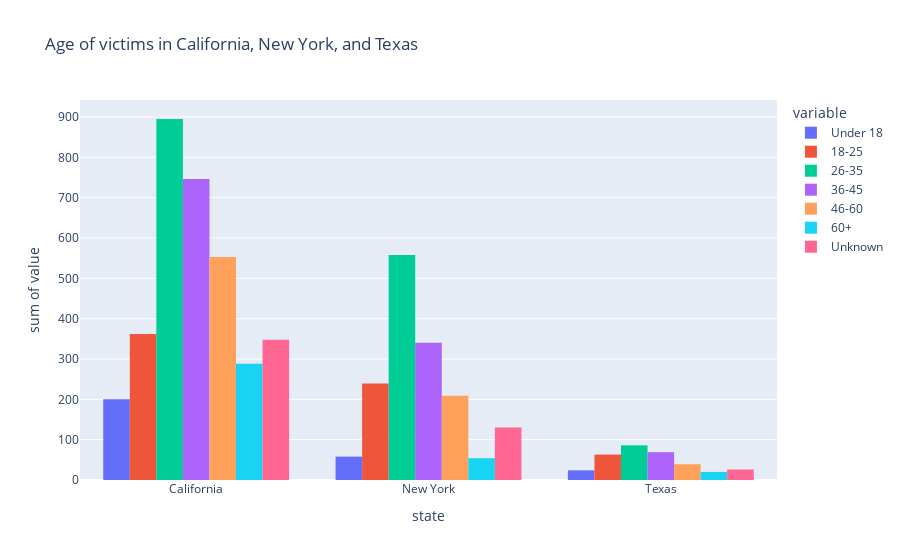

The code cell stored with this chart in its notebook:
### Code cell
_fig = px.histogram(data_age, x = 'state', y = ['Under 18', '18-25', '26-35', '36-45', '46-60', '60+', 'Unknown'], barmode = 'group', title = 'Age of victims in California, New York, and Texas')
_fig.show()

### Figure 1 — Plotly figure (JSON) as saved in the notebook; plotly's stock layout.template omitted (floating-point values rounded to 4 significant figures)
{"data": [{"alignmentgroup": "True", "bingroup": "x", "histfunc": "sum", "hovertemplate": "variable=Under 18<br>state=%{x}<br>sum of value=%{y}<extra></extra>", "legendgroup": "Under 18", "marker": {"color": "#636efa", "pattern": {"shape": ""}}, "name": "Under 18", "offsetgroup": "Under 18", "orientation": "v", "showlegend": true, "type": "histogram", "x": ["California", "New York", "Texas"], "xaxis": "x", "y": [200, 58, 24], "yaxis": "y"}, {"alignmentgroup": "True", "bingroup": "x", "histfunc": "sum", "hovertemplate": "variable=18-25<br>state=%{x}<br>sum of value=%{y}<extra></extra>", "legendgroup": "18-25", "marker": {"color": "#EF553B", "pattern": {"shape": ""}}, "name": "18-25", "offsetgroup": "18-25", "orientation": "v", "showlegend": true, "type": "histogram", "x": ["California", "New York", "Texas"], "xaxis": "x", "y": [362, 239, 63], "yaxis": "y"}, {"alignmentgroup": "True", "bingroup": "x", "histfunc": "sum", "hovertemplate": "variable=26-35<br>state=%{x}<br>sum of value=%{y}<extra></extra>", "legendgroup": "26-35", "marker": {"color": "#00cc96", "pattern": {"shape": ""}}, "name": "26-35", "offsetgroup": "26-35", "orientation": "v", "showlegend": true, "type": "histogram", "x": ["California", "New York", "Texas"], "xaxis": "x", "y": [895, 558, 86], "yaxis": "y"}, {"alignmentgroup": "True", "bingroup": "x", "histfunc": "sum", "hovertemplate": "variable=36-45<br>state=%{x}<br>sum of value=%{y}<extra></extra>", "legendgroup": "36-45", "marker": {"color": "#ab63fa", "pattern": {"shape": ""}}, "name": "36-45", "offsetgroup": "36-45", "orientation": "v", "showlegend": true, "type": "histogram", "x": ["California", "New York", "Texas"], "xaxis": "x", "y": [746, 340, 69], "yaxis": "y"}, {"alignmentgroup": "True", "bingroup": "x", "histfunc": "sum", "hovertemplate": "variable=46-60<br>state=%{x}<br>sum of value=%{y}<extra></extra>", "legendgroup": "46-60", "marker": {"color": "#FFA15A", "pattern": {"shape": ""}}, "name": "46-60", "offsetgroup": "46-60", "orientation": "v", "showlegend": true, "type": "histogram", "x": ["California", "New York", "Texas"], "xaxis": "x", "y": [553, 209, 39], "yaxis": "y"}, {"alignmentgroup": "True", "bingroup": "x", "histfunc": "sum", "hovertemplate": "variable=60+<br>state=%{x}<br>sum of value=%{y}<extra></extra>", "legendgroup": "60+", "marker": {"color": "#19d3f3", "pattern": {"shape": ""}}, "name": "60+", "offsetgroup": "60+", "orientation": "v", "showlegend": true, "type": "histogram", "x": ["California", "New York", "Texas"], "xaxis": "x", "y": [288, 54, 20], "yaxis": "y"}, {"alignmentgroup": "True", "bingroup": "x", "histfunc": "sum", "hovertemplate": "variable=Unknown<br>state=%{x}<br>sum of value=%{y}<extra></extra>", "legendgroup": "Unknown", "marker": {"color": "#FF6692", "pattern": {"shape": ""}}, "name": "Unknown", "offsetgroup": "Unknown", "orientation": "v", "showlegend": true, "type": "histogram", "x": ["California", "New York", "Texas"], "xaxis": "x", "y": [348, 130, 26], "yaxis": "y"}], "layout": {"barmode": "group", "legend": {"title": {"text": "variable"}, "tracegroupgap": 0}, "title": {"text": "Age of victims in California, New York, and Texas"}, "xaxis": {"anchor": "y", "domain": [0, 1], "title": {"text": "state"}}, "yaxis": {"anchor": "x", "domain": [0, 1], "title": {"text": "sum of value"}}}}
